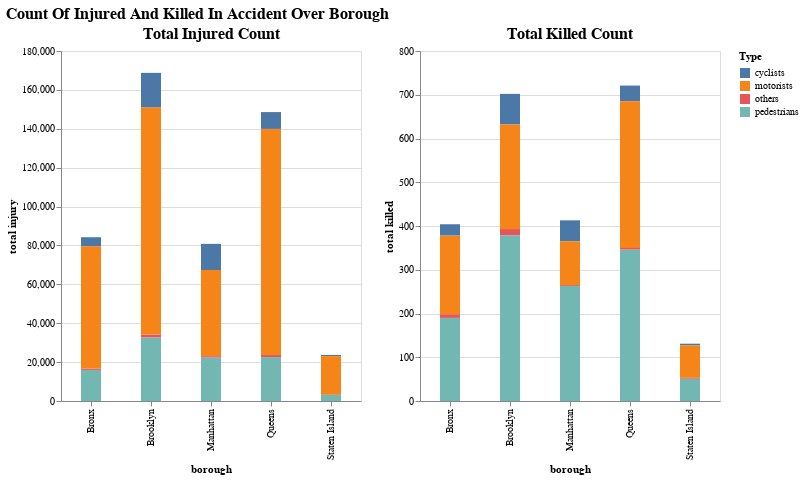

The cell this chart's notebook holds for it:
### Code cell
# Using Altair, create a chart showing total count of killed and injured pedestrians, cyclists, and motorists
# in each borough of NYC
injured_chart = (
    alt.Chart(crash_df_borough_injured)
    .mark_bar(width=20)
    .encode(
        x="borough:N",
        y=alt.Y("sum(injury_count):Q", title="total injury"),
        color=alt.Color("injury_type:N", title="Type"),
    )
    .properties(width=300, height=350, title="Total Injured Count")
)
killed_chart = (
    alt.Chart(crash_df_borough_killed)
    .mark_bar(width=20)
    .encode(
        x="borough:N",
        y=alt.Y("sum(killed_count):Q", title="total killed"),
        color=alt.Color("killed_type:N", title="Type"),
    )
    .properties(width=300, height=350, title="Total Killed Count")
)
accident_chart = (
    (injured_chart | killed_chart)
    .properties(title="Count Of Injured And Killed In Accident Over Borough")
    .configure_title(fontSize=16, font="Courier", align="center", color="black")
)

accident_chart

### Figure 1 — Vega-Lite specification as saved in the notebook (floating-point values rounded to 4 significant figures)
{"usermeta": {"embedOptions": {"theme": "fivethirtyeight"}}, "config": {"view": {"continuousWidth": 400, "continuousHeight": 300}, "title": {"align": "center", "color": "black", "font": "Courier", "fontSize": 16}}, "hconcat": [{"data": {"name": "data-e4afd1049b0c05874db48deb110bd6df"}, "mark": {"type": "bar", "width": 20}, "encoding": {"color": {"field": "injury_type", "title": "Type", "type": "nominal"}, "x": {"field": "borough", "type": "nominal"}, "y": {"aggregate": "sum", "field": "injury_count", "title": "total injury", "type": "quantitative"}}, "height": 350, "title": "Total Injured Count", "width": 300}, {"data": {"name": "data-1c5700d6146dec94d840c308c510b2e9"}, "mark": {"type": "bar", "width": 20}, "encoding": {"color": {"field": "killed_type", "title": "Type", "type": "nominal"}, "x": {"field": "borough", "type": "nominal"}, "y": {"aggregate": "sum", "field": "killed_count", "title": "total killed", "type": "quantitative"}}, "height": 350, "title": "Total Killed Count", "width": 300}], "title": "Count Of Injured And Killed In Accident Over Borough", "$schema": "https://vega.github.io/schema/vega-lite/v4.17.0.json", "datasets": {"data-e4afd1049b0c05874db48deb110bd6df": [{"borough": "Bronx", "injury_type": "pedestrians", "injury_count": 15996}, {"borough": "Brooklyn", "injury_type": "pedestrians", "injury_count": 32695}, {"borough": "Manhattan", "injury_type": "pedestrians", "injury_count": 22392}, {"borough": "Queens", "injury_type": "pedestrians", "injury_count": 22593}, {"borough": "Staten Island", "injury_type": "pedestrians", "injury_count": 3134}, {"borough": "Bronx", "injury_type": "cyclists", "injury_count": 4692}, {"borough": "Brooklyn", "injury_type": "cyclists", "injury_count": 17842}, {"borough": "Manhattan", "injury_type": "cyclists", "injury_count": 13432}, {"borough": "Queens", "injury_type": "cyclists", "injury_count": 8664}, {"borough": "Staten Island", "injury_type": "cyclists", "injury_count": 624}, {"borough": "Bronx", "injury_type": "motorists", "injury_count": 62868}, {"borough": "Brooklyn", "injury_type": "motorists", "injury_count": 116760}, {"borough": "Manhattan", "injury_type": "motorists", "injury_count": 44343}, {"borough": "Queens", "injury_type": "motorists", "injury_count": 116288}, {"borough": "Staten Island", "injury_type": "motorists", "injury_count": 19889}, {"borough": "Bronx", "injury_type": "others", "injury_count": 670}, {"borough": "Brooklyn", "injury_type": "others", "injury_count": 1463}, {"borough": "Manhattan", "injury_type": "others", "injury_count": 644}, {"borough": "Queens", "injury_type": "others", "injury_count": 1047}, {"borough": "Staten Island", "injury_type": "others", "injury_count": 60}], "data-1c5700d6146dec94d840c308c510b2e9": [{"borough": "Bronx", "killed_type": "pedestrians", "killed_count": 190}, {"borough": "Brooklyn", "killed_type": "pedestrians", "killed_count": 379}, {"borough": "Manhattan", "killed_type": "pedestrians", "killed_count": 263}, {"borough": "Queens", "killed_type": "pedestrians", "killed_count": 346}, {"borough": "Staten Island", "killed_type": "pedestrians", "killed_count": 51}, {"borough": "Bronx", "killed_type": "cyclists", "killed_count": 26}, {"borough": "Brooklyn", "killed_type": "cyclists", "killed_count": 70}, {"borough": "Manhattan", "killed_type": "cyclists", "killed_count": 48}, {"borough": "Queens", "killed_type": "cyclists", "killed_count": 36}, {"borough": "Staten Island", "killed_type": "cyclists", "killed_count": 4}, {"borough": "Bronx", "killed_type": "motorists", "killed_count": 180}, {"borough": "Brooklyn", "killed_type": "motorists", "killed_count": 239}, {"borough": "Manhattan", "killed_type": "motorists", "killed_count": 100}, {"borough": "Queens", "killed_type": "motorists", "killed_count": 335}, {"borough": "Staten Island", "killed_type": "motorists", "killed_count": 74}, {"borough": "Bronx", "killed_type": "others", "killed_count": 8}, {"borough": "Brooklyn", "killed_type": "others", "killed_count": 14}, {"borough": "Manhattan", "killed_type": "others", "killed_count": 2}, {"borough": "Queens", "killed_type": "others", "killed_count": 4}, {"borough": "Staten Island", "killed_type": "others", "killed_count": 2}]}}
